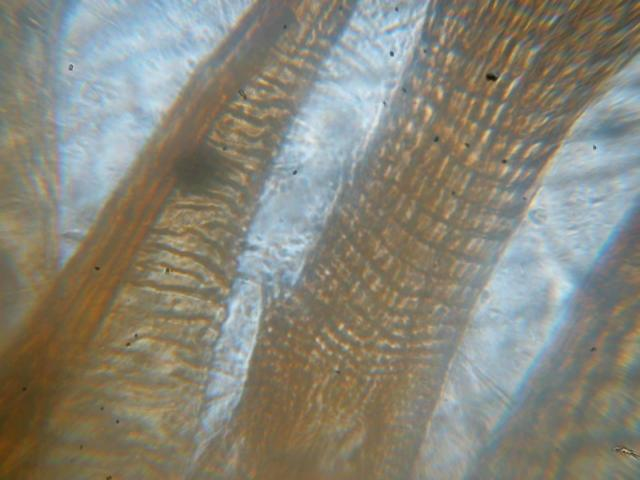
//> input picture images from video/Picture 021.jpg, 640 x 480 px
$ ./sharpness '../images from video/Picture 021.jpg'   (built with g++ and OpenCV 4)
//> lines starting //> are read from the running program, lines starting //| are printed output that depends on the picture
#include <iostream>
#include <cmath>
#include <opencv2/highgui/highgui.hpp>
#include <opencv2/core/core.hpp>
#include <opencv2/opencv.hpp>

cv::Mat rgb2gray(cv::Mat img){
	cv::Mat res(img.rows,img.cols,CV_8UC1,cvScalarAll(0));
	for(int i=0;i<img.rows;i++){
		for(int j=0;j<img.cols;j++){
			res.at<uchar>(i,j)=(4*img.at<cv::Vec3b>(i,j)[0]+4*img.at<cv::Vec3b>(i,j)[1]+img.at<cv::Vec3b>(i,j)[2])/9;
		}
	}
	return res;
}

int absol(int x){
	if(x<0)return -x;
	return x;
}

long sobel_sharpness(cv::Mat color){
	long integral=0;
	cv::Mat gray=rgb2gray(color);
	cv::Mat sobel=gray.clone();
	int max_abs=0;
	for(int i=1;i<gray.rows-1;i++){
		for(int j=1;j<gray.cols-1;j++){
			int gx=(int)(gray.at<uchar>(i+1,j+1)+2*gray.at<uchar>(i,j+1)+gray.at<uchar>(i-1,j+1) - gray.at<uchar>(i-1,j-1)-2*gray.at<uchar>(i,j-1)-gray.at<uchar>(i+1,j-1));
			int gy=(int)(gray.at<uchar>(i+1,j+1)+2*gray.at<uchar>(i+1,j)+gray.at<uchar>(i+1,j-1) - gray.at<uchar>(i-1,j-1)-2*gray.at<uchar>(i-1,j)-gray.at<uchar>(i-1,j+1));
			integral+=(long)(absol(gx)+absol(gy))/2;
			//int abs=sqrt(gx*gx+gy*gy);
			int abs=(int)(absol(gx)+absol(gy))/2;
			if(abs>max_abs)max_abs=abs;
			sobel.at<uchar>(i,j)=abs;
		}
	}
	for(int i=1;i<sobel.rows-1;i++){
		for(int j=1;j<sobel.cols-1;j++){
			sobel.at<uchar>(i,j)=sobel.at<uchar>(i,j)*255/max_abs;
		}
	}
	cv::imshow("sobel",sobel);
	cv::waitKey(0);
	return integral;
}

cv::Mat sharpenImage(cv::Mat img){
	cv::Mat blurred=img;
	//cv::GaussianBlur(img,blurred,cv::Size(5,5),5);
	cv::pyrDown(img,blurred,cv::Size(img.cols/2,img.rows/2));
	cv::pyrDown(blurred,blurred,cv::Size(blurred.cols/2,blurred.rows/2));
	cv::pyrDown(blurred,blurred,cv::Size(blurred.cols/2,blurred.rows/2));
	cv::pyrUp(blurred,blurred,cv::Size(blurred.cols*2,blurred.rows*2));
	cv::pyrUp(blurred,blurred,cv::Size(blurred.cols*2,blurred.rows*2));
	cv::pyrUp(blurred,blurred,cv::Size(img.cols,img.rows));
	cv::imshow("orig",img);
	cv::imshow("blur",blurred);
	cv::waitKey(0);
	cv::addWeighted(img,1.5,blurred,-0.5,0,img);
	cv::imshow("sharper",img);
	cv::waitKey(0);
	return img;
}

int main(int argc,char** argv){
	cv::Mat original = cv::imread(argv[1],1);
//> original is the input picture: 480 rows x 640 cols, CV_8UC3; mean B, G, R 121.2, 133.4, 135.4
	long img_sharpness=sobel_sharpness(original);
//> after the loop in rgb2gray, `for(int i=0;i<img.rows;i++)`:
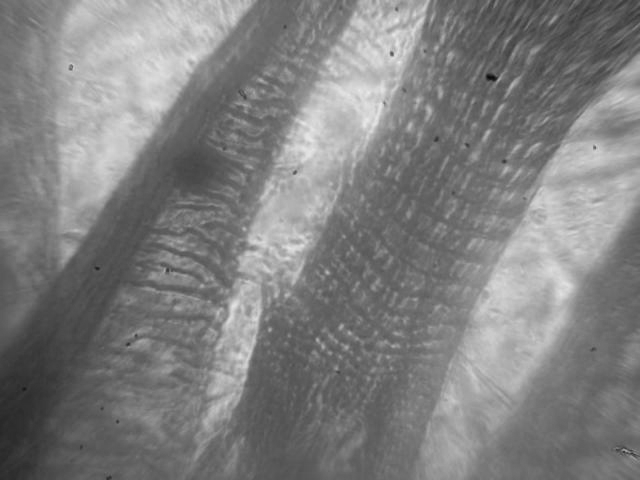
//> res: 480 rows x 640 cols, CV_8UC1; min 10, max 235, mean 127.8
//> the loop in sobel_sharpness, `for(int i=1;i<gray.rows-1;i++)` made 478 passes
//> (integral, max_abs) on passes 1 to 3: (14341, 137), (28722, 137), (43113, 137)
//> after the loop in sobel_sharpness, `for(int i=1;i<gray.rows-1;i++)`:
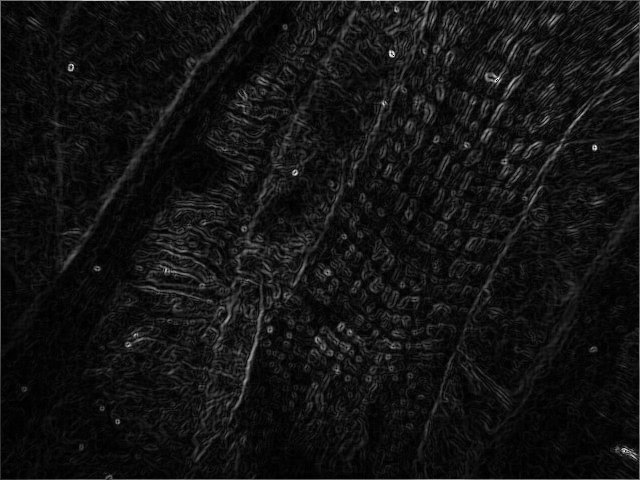
//> sobel: 480 rows x 640 cols, CV_8UC1; min 0, max 249, mean 19.1
//> after the loop in sobel_sharpness, `for(int i=1;i<gray.rows-1;i++)`: integral = 5617800; max_abs = 301
//> img_sharpness = 5617800
	std::cout<<"image sharpness="<<img_sharpness<<std::endl;
//| image sharpness=5617800
	img_sharpness=sobel_sharpness(sharpenImage(original));
//> in sharpenImage, `cv::pyrDown(blurred,blurred,cv::Size(blurred.cols/2,blurred.rows/2));`:
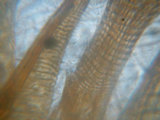
//> blurred: 120 rows x 160 cols, CV_8UC3; mean B, G, R 121.2, 133.4, 135.4
//> in sharpenImage, `cv::pyrDown(blurred,blurred,cv::Size(blurred.cols/2,blurred.rows/2));`:
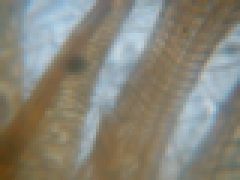
//> blurred: 60 rows x 80 cols, CV_8UC3 (shown 3 times larger); mean B, G, R 121.3, 133.5, 135.4
//> in sharpenImage, `cv::pyrUp(blurred,blurred,cv::Size(img.cols,img.rows));`:
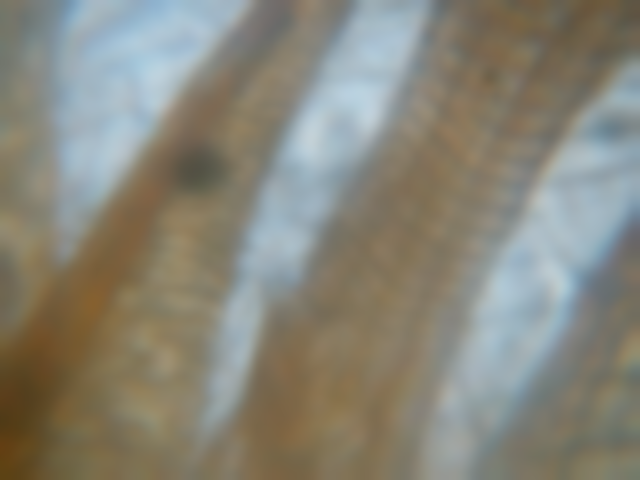
//> blurred: 480 rows x 640 cols, CV_8UC3; mean B, G, R 121.4, 133.6, 135.6
//> the loop in sobel_sharpness (call 2), `for(int i=1;i<gray.rows-1;i++)` made 478 passes
//> (integral, max_abs) on passes 1 to 3: (21343, 200), (42651, 200), (63913, 200)
//> after the loop in sobel_sharpness (call 2), `for(int i=1;i<gray.rows-1;i++)`:
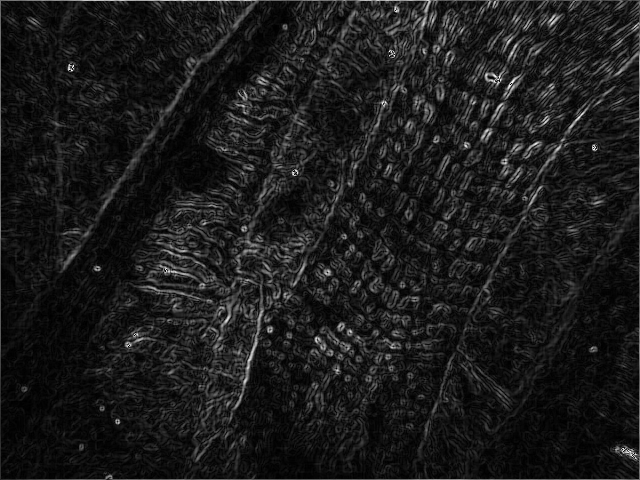
//> sobel: 480 rows x 640 cols, CV_8UC1; min 0, max 255, mean 27.2
//> after the loop in sobel_sharpness (call 2), `for(int i=1;i<gray.rows-1;i++)`: integral = 8132024; max_abs = 446
//> img_sharpness = 8132024
	std::cout<<"sharpened image sharpness="<<img_sharpness<<std::endl;
//| sharpened image sharpness=8132024
	// [5 lines of commented-out code are left out]

}

$ run again, on images from video/Picture 025.jpg
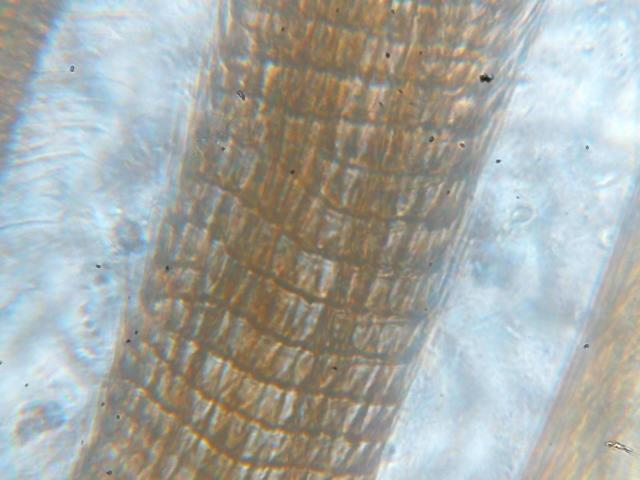
//> input picture images from video/Picture 025.jpg, 640 x 480 px
//> original is the input picture: 480 rows x 640 cols, CV_8UC3; mean B, G, R 165.1, 169.5, 166.4
//> after the loop in rgb2gray, `for(int i=0;i<img.rows;i++)`:
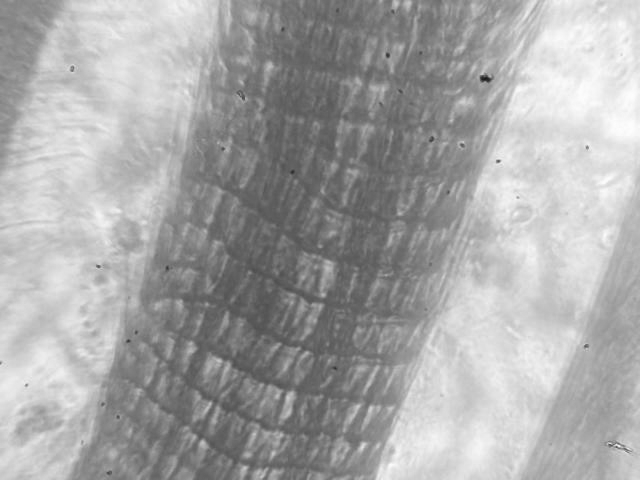
//> res: 480 rows x 640 cols, CV_8UC1; min 23, max 253, mean 166.8
//> the loop in sobel_sharpness, `for(int i=1;i<gray.rows-1;i++)` made 478 passes
//> (integral, max_abs) on passes 1 to 3: (11627, 111), (22989, 111), (34200, 111)
//> after the loop in sobel_sharpness, `for(int i=1;i<gray.rows-1;i++)`: integral = 5775817; max_abs = 392
//> `long img_sharpness=sobel_sharpness(original);`: img_sharpness = 5775817
//| image sharpness=5775817
//> the loop in sobel_sharpness (call 2), `for(int i=1;i<gray.rows-1;i++)` made 478 passes
//> (integral, max_abs) on passes 1 to 3: (17206, 166), (34068, 166), (50518, 166)
//> after the loop in sobel_sharpness (call 2), `for(int i=1;i<gray.rows-1;i++)`:
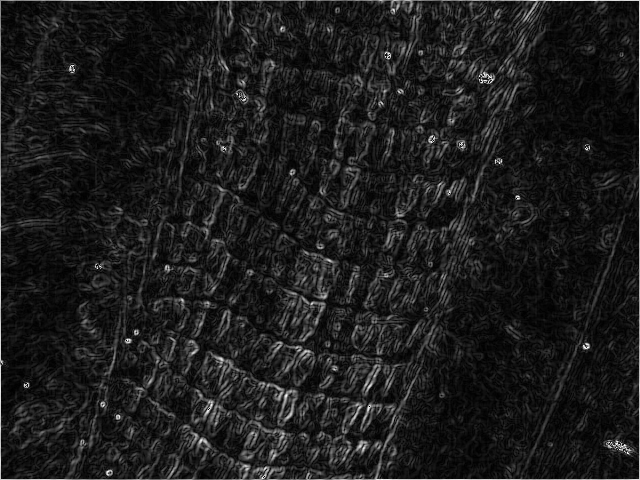
//> sobel: 480 rows x 640 cols, CV_8UC1; min 0, max 254, mean 28.5
//> after the loop in sobel_sharpness (call 2), `for(int i=1;i<gray.rows-1;i++)`: integral = 8404892; max_abs = 563
//> `img_sharpness=sobel_sharpness(sharpenImage(original));`: img_sharpness = 8404892
//| sharpened image sharpness=8404892

$ run again, on images from video/Picture 026.jpg
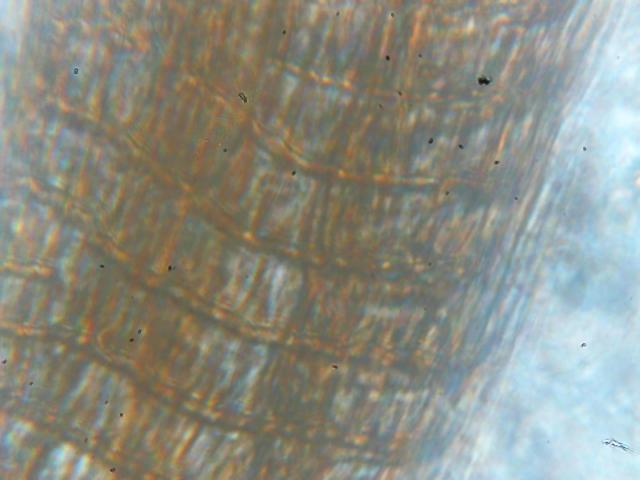
//> input picture images from video/Picture 026.jpg, 640 x 480 px
//> original is the input picture: 480 rows x 640 cols, CV_8UC3; mean B, G, R 131.1, 141.9, 140.6
//> the loop in sobel_sharpness, `for(int i=1;i<gray.rows-1;i++)` made 478 passes
//> (integral, max_abs) on passes 1 to 3: (8735, 67), (18081, 67), (27746, 67)
//> after the loop in sobel_sharpness, `for(int i=1;i<gray.rows-1;i++)`:
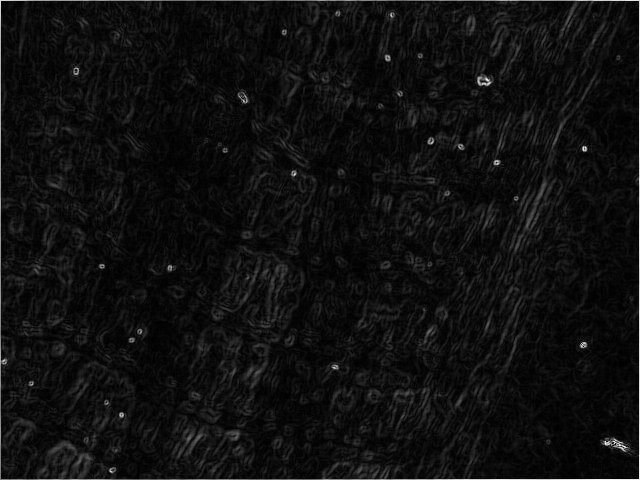
//> sobel: 480 rows x 640 cols, CV_8UC1; min 0, max 253, mean 15.5
//> after the loop in sobel_sharpness, `for(int i=1;i<gray.rows-1;i++)`: integral = 4391623; max_abs = 319
//> `long img_sharpness=sobel_sharpness(original);`: img_sharpness = 4391623
//| image sharpness=4391623
//> in sharpenImage, `cv::pyrDown(blurred,blurred,cv::Size(blurred.cols/2,blurred.rows/2));`:
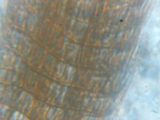
//> blurred: 120 rows x 160 cols, CV_8UC3; mean B, G, R 130.8, 141.7, 140.5
//> the loop in sobel_sharpness (call 2), `for(int i=1;i<gray.rows-1;i++)` made 478 passes
//> (integral, max_abs) on passes 1 to 3: (12896, 101), (26605, 101), (40765, 101)
//> `img_sharpness=sobel_sharpness(sharpenImage(original));`: img_sharpness = 6378451
//| sharpened image sharpness=6378451

$ run again, on images from video/Picture 029.jpg
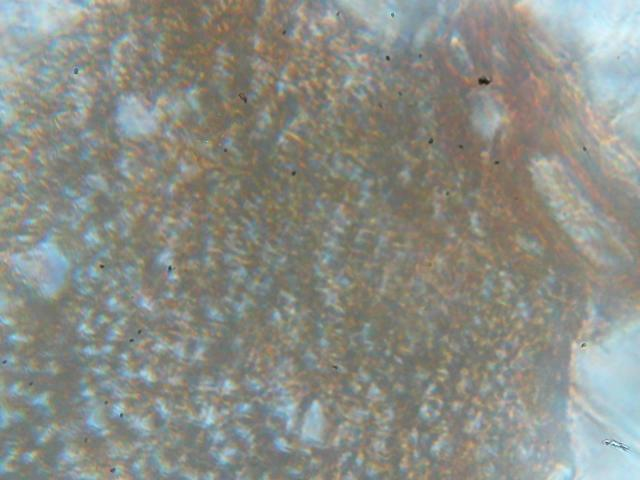
//> input picture images from video/Picture 029.jpg, 640 x 480 px
//> original is the input picture: 480 rows x 640 cols, CV_8UC3; mean B, G, R 134.1, 141.3, 139.2
//> after the loop in rgb2gray, `for(int i=0;i<img.rows;i++)`:
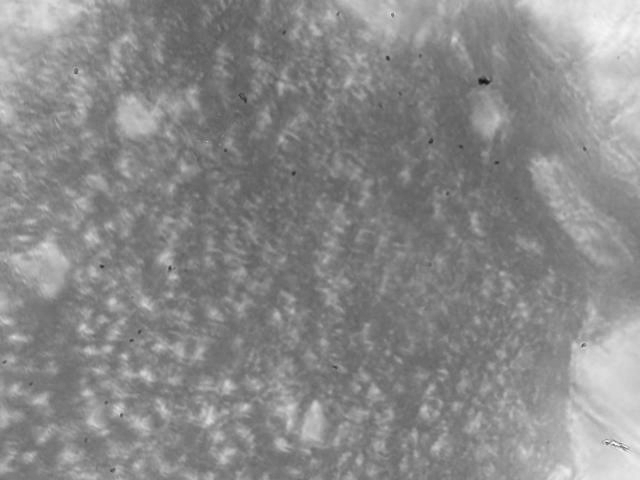
//> res: 480 rows x 640 cols, CV_8UC1; min 17, max 252, mean 137.4
//> the loop in sobel_sharpness, `for(int i=1;i<gray.rows-1;i++)` made 478 passes
//> (integral, max_abs) on passes 1 to 3: (9642, 72), (19338, 72), (29329, 81)
//> after the loop in sobel_sharpness, `for(int i=1;i<gray.rows-1;i++)`: integral = 5832719; max_abs = 336
//> `long img_sharpness=sobel_sharpness(original);`: img_sharpness = 5832719
//| image sharpness=5832719
//> the loop in sobel_sharpness (call 2), `for(int i=1;i<gray.rows-1;i++)` made 478 passes
//> (integral, max_abs) on passes 1 to 3: (14069, 108), (28209, 108), (42795, 118)
//> after the loop in sobel_sharpness (call 2), `for(int i=1;i<gray.rows-1;i++)`:
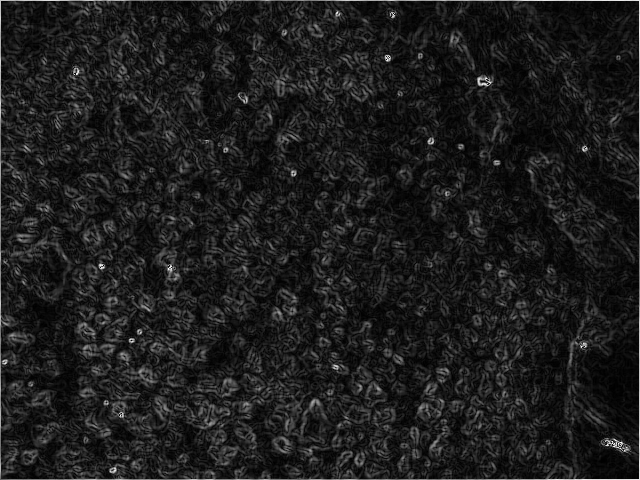
//> sobel: 480 rows x 640 cols, CV_8UC1; min 0, max 255, mean 28.8
//> after the loop in sobel_sharpness (call 2), `for(int i=1;i<gray.rows-1;i++)`: integral = 8501349; max_abs = 458
//> `img_sharpness=sobel_sharpness(sharpenImage(original));`: img_sharpness = 8501349
//| sharpened image sharpness=8501349
